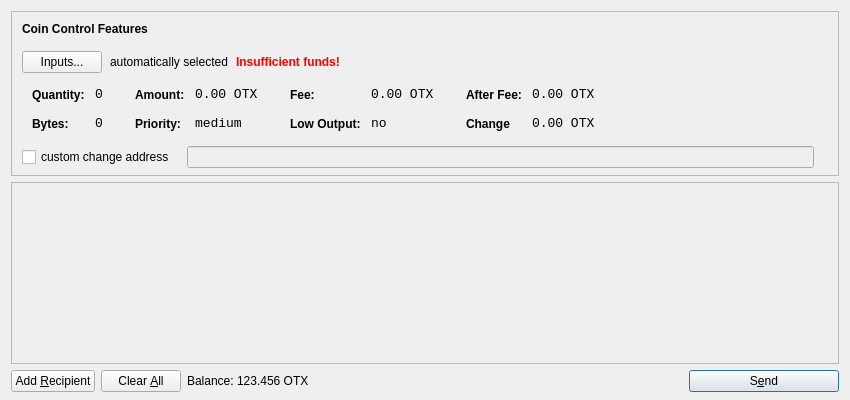
<?xml version="1.0" encoding="UTF-8"?>
<ui version="4.0">
 <class>SendCoinsDialog</class>
 <widget class="QDialog" name="SendCoinsDialog">
  <property name="geometry">
   <rect>
    <x>0</x>
    <y>0</y>
    <width>850</width>
    <height>400</height>
   </rect>
  </property>
  <property name="windowTitle">
   <string>Send Coins</string>
  </property>
  <layout class="QVBoxLayout" name="verticalLayout" stretch="0,1,0">
   <property name="bottomMargin">
    <number>8</number>
   </property>
   <item>
    <widget class="QFrame" name="frameCoinControl">
     <property name="sizePolicy">
      <sizepolicy hsizetype="Expanding" vsizetype="Expanding">
       <horstretch>0</horstretch>
       <verstretch>0</verstretch>
      </sizepolicy>
     </property>
     <property name="maximumSize">
      <size>
       <width>16777215</width>
       <height>16777215</height>
      </size>
     </property>
     <property name="frameShape">
      <enum>QFrame::StyledPanel</enum>
     </property>
     <property name="frameShadow">
      <enum>QFrame::Sunken</enum>
     </property>
     <layout class="QVBoxLayout" name="verticalLayoutCoinControl2">
      <property name="spacing">
       <number>-1</number>
      </property>
      <property name="leftMargin">
       <number>0</number>
      </property>
      <property name="topMargin">
       <number>0</number>
      </property>
      <property name="rightMargin">
       <number>0</number>
      </property>
      <property name="bottomMargin">
       <number>6</number>
      </property>
      <item>
       <layout class="QVBoxLayout" name="verticalLayoutCoinControl" stretch="0,0,0,0,1">
        <property name="spacing">
         <number>0</number>
        </property>
        <property name="leftMargin">
         <number>10</number>
        </property>
        <property name="topMargin">
         <number>10</number>
        </property>
        <item>
         <layout class="QHBoxLayout" name="horizontalLayoutCoinControl1">
          <property name="bottomMargin">
           <number>15</number>
          </property>
          <item>
           <widget class="QLabel" name="labelCoinControlFeatures">
            <property name="sizePolicy">
             <sizepolicy hsizetype="Preferred" vsizetype="Maximum">
              <horstretch>0</horstretch>
              <verstretch>0</verstretch>
             </sizepolicy>
            </property>
            <property name="font">
             <font>
              <weight>75</weight>
              <bold>true</bold>
             </font>
            </property>
            <property name="styleSheet">
             <string notr="true">font-weight:bold;</string>
            </property>
            <property name="text">
             <string>Coin Control Features</string>
            </property>
           </widget>
          </item>
         </layout>
        </item>
        <item>
         <layout class="QHBoxLayout" name="horizontalLayoutCoinControl2" stretch="0,0,0,0">
          <property name="spacing">
           <number>8</number>
          </property>
          <property name="bottomMargin">
           <number>10</number>
          </property>
          <item>
           <widget class="QPushButton" name="pushButtonCoinControl">
            <property name="styleSheet">
             <string notr="true"/>
            </property>
            <property name="text">
             <string>Inputs...</string>
            </property>
           </widget>
          </item>
          <item>
           <widget class="QLabel" name="labelCoinControlAutomaticallySelected">
            <property name="text">
             <string>automatically selected</string>
            </property>
            <property name="margin">
             <number>5</number>
            </property>
           </widget>
          </item>
          <item>
           <widget class="QLabel" name="labelCoinControlInsuffFunds">
            <property name="font">
             <font>
              <weight>75</weight>
              <bold>true</bold>
             </font>
            </property>
            <property name="styleSheet">
             <string notr="true">color:red;font-weight:bold;</string>
            </property>
            <property name="text">
             <string>Insufficient funds!</string>
            </property>
            <property name="margin">
             <number>5</number>
            </property>
           </widget>
          </item>
          <item>
           <spacer name="horizontalSpacerCoinControl">
            <property name="orientation">
             <enum>Qt::Horizontal</enum>
            </property>
            <property name="sizeHint" stdset="0">
             <size>
              <width>40</width>
              <height>1</height>
             </size>
            </property>
           </spacer>
          </item>
         </layout>
        </item>
        <item>
         <widget class="QWidget" name="widgetCoinControl" native="true">
          <property name="sizePolicy">
           <sizepolicy hsizetype="Preferred" vsizetype="Preferred">
            <horstretch>0</horstretch>
            <verstretch>0</verstretch>
           </sizepolicy>
          </property>
          <property name="minimumSize">
           <size>
            <width>0</width>
            <height>0</height>
           </size>
          </property>
          <property name="styleSheet">
           <string notr="true"/>
          </property>
          <layout class="QHBoxLayout" name="horizontalLayoutCoinControl5">
           <property name="margin">
            <number>0</number>
           </property>
           <item>
            <layout class="QHBoxLayout" name="horizontalLayoutCoinControl3" stretch="0,0,0,1">
             <property name="spacing">
              <number>20</number>
             </property>
             <property name="topMargin">
              <number>0</number>
             </property>
             <property name="bottomMargin">
              <number>10</number>
             </property>
             <item>
              <layout class="QFormLayout" name="formLayoutCoinControl1">
               <property name="horizontalSpacing">
                <number>10</number>
               </property>
               <property name="verticalSpacing">
                <number>14</number>
               </property>
               <property name="leftMargin">
                <number>10</number>
               </property>
               <property name="topMargin">
                <number>4</number>
               </property>
               <property name="rightMargin">
                <number>6</number>
               </property>
               <item row="0" column="0">
                <widget class="QLabel" name="labelCoinControlQuantityText">
                 <property name="styleSheet">
                  <string notr="true">font-weight:bold;</string>
                 </property>
                 <property name="text">
                  <string>Quantity:</string>
                 </property>
                 <property name="margin">
                  <number>0</number>
                 </property>
                </widget>
               </item>
               <item row="0" column="1">
                <widget class="QLabel" name="labelCoinControlQuantity">
                 <property name="font">
                  <font>
                   <family>Monospace</family>
                   <pointsize>10</pointsize>
                  </font>
                 </property>
                 <property name="cursor">
                  <cursorShape>IBeamCursor</cursorShape>
                 </property>
                 <property name="contextMenuPolicy">
                  <enum>Qt::ActionsContextMenu</enum>
                 </property>
                 <property name="text">
                  <string>0</string>
                 </property>
                 <property name="margin">
                  <number>0</number>
                 </property>
                 <property name="textInteractionFlags">
                  <set>Qt::LinksAccessibleByMouse|Qt::TextSelectableByKeyboard|Qt::TextSelectableByMouse</set>
                 </property>
                </widget>
               </item>
               <item row="1" column="0">
                <widget class="QLabel" name="labelCoinControlBytesText">
                 <property name="styleSheet">
                  <string notr="true">font-weight:bold;</string>
                 </property>
                 <property name="text">
                  <string>Bytes:</string>
                 </property>
                </widget>
               </item>
               <item row="1" column="1">
                <widget class="QLabel" name="labelCoinControlBytes">
                 <property name="font">
                  <font>
                   <family>Monospace</family>
                   <pointsize>10</pointsize>
                  </font>
                 </property>
                 <property name="cursor">
                  <cursorShape>IBeamCursor</cursorShape>
                 </property>
                 <property name="contextMenuPolicy">
                  <enum>Qt::ActionsContextMenu</enum>
                 </property>
                 <property name="text">
                  <string>0</string>
                 </property>
                 <property name="textInteractionFlags">
                  <set>Qt::LinksAccessibleByMouse|Qt::TextSelectableByKeyboard|Qt::TextSelectableByMouse</set>
                 </property>
                </widget>
               </item>
              </layout>
             </item>
             <item>
              <layout class="QFormLayout" name="formLayoutCoinControl2">
               <property name="horizontalSpacing">
                <number>10</number>
               </property>
               <property name="verticalSpacing">
                <number>14</number>
               </property>
               <property name="leftMargin">
                <number>6</number>
               </property>
               <property name="topMargin">
                <number>4</number>
               </property>
               <property name="rightMargin">
                <number>6</number>
               </property>
               <item row="0" column="0">
                <widget class="QLabel" name="labelCoinControlAmountText">
                 <property name="styleSheet">
                  <string notr="true">font-weight:bold;</string>
                 </property>
                 <property name="text">
                  <string>Amount:</string>
                 </property>
                 <property name="margin">
                  <number>0</number>
                 </property>
                </widget>
               </item>
               <item row="0" column="1">
                <widget class="QLabel" name="labelCoinControlAmount">
                 <property name="font">
                  <font>
                   <family>Monospace</family>
                   <pointsize>10</pointsize>
                  </font>
                 </property>
                 <property name="cursor">
                  <cursorShape>IBeamCursor</cursorShape>
                 </property>
                 <property name="contextMenuPolicy">
                  <enum>Qt::ActionsContextMenu</enum>
                 </property>
                 <property name="text">
                  <string>0.00 OTX</string>
                 </property>
                 <property name="textInteractionFlags">
                  <set>Qt::LinksAccessibleByMouse|Qt::TextSelectableByKeyboard|Qt::TextSelectableByMouse</set>
                 </property>
                </widget>
               </item>
               <item row="1" column="0">
                <widget class="QLabel" name="labelCoinControlPriorityText">
                 <property name="styleSheet">
                  <string notr="true">font-weight:bold;</string>
                 </property>
                 <property name="text">
                  <string>Priority:</string>
                 </property>
                </widget>
               </item>
               <item row="1" column="1">
                <widget class="QLabel" name="labelCoinControlPriority">
                 <property name="font">
                  <font>
                   <family>Monospace</family>
                   <pointsize>10</pointsize>
                  </font>
                 </property>
                 <property name="cursor">
                  <cursorShape>IBeamCursor</cursorShape>
                 </property>
                 <property name="contextMenuPolicy">
                  <enum>Qt::ActionsContextMenu</enum>
                 </property>
                 <property name="text">
                  <string>medium</string>
                 </property>
                 <property name="textInteractionFlags">
                  <set>Qt::LinksAccessibleByMouse|Qt::TextSelectableByKeyboard|Qt::TextSelectableByMouse</set>
                 </property>
                </widget>
               </item>
              </layout>
             </item>
             <item>
              <layout class="QFormLayout" name="formLayoutCoinControl3">
               <property name="horizontalSpacing">
                <number>10</number>
               </property>
               <property name="verticalSpacing">
                <number>14</number>
               </property>
               <property name="leftMargin">
                <number>6</number>
               </property>
               <property name="topMargin">
                <number>4</number>
               </property>
               <property name="rightMargin">
                <number>6</number>
               </property>
               <item row="0" column="0">
                <widget class="QLabel" name="labelCoinControlFeeText">
                 <property name="styleSheet">
                  <string notr="true">font-weight:bold;</string>
                 </property>
                 <property name="text">
                  <string>Fee:</string>
                 </property>
                 <property name="margin">
                  <number>0</number>
                 </property>
                </widget>
               </item>
               <item row="0" column="1">
                <widget class="QLabel" name="labelCoinControlFee">
                 <property name="font">
                  <font>
                   <family>Monospace</family>
                   <pointsize>10</pointsize>
                  </font>
                 </property>
                 <property name="cursor">
                  <cursorShape>IBeamCursor</cursorShape>
                 </property>
                 <property name="contextMenuPolicy">
                  <enum>Qt::ActionsContextMenu</enum>
                 </property>
                 <property name="text">
                  <string>0.00 OTX</string>
                 </property>
                 <property name="textInteractionFlags">
                  <set>Qt::LinksAccessibleByMouse|Qt::TextSelectableByKeyboard|Qt::TextSelectableByMouse</set>
                 </property>
                </widget>
               </item>
               <item row="1" column="0">
                <widget class="QLabel" name="labelCoinControlLowOutputText">
                 <property name="styleSheet">
                  <string notr="true">font-weight:bold;</string>
                 </property>
                 <property name="text">
                  <string>Low Output:</string>
                 </property>
                </widget>
               </item>
               <item row="1" column="1">
                <widget class="QLabel" name="labelCoinControlLowOutput">
                 <property name="font">
                  <font>
                   <family>Monospace</family>
                   <pointsize>10</pointsize>
                  </font>
                 </property>
                 <property name="cursor">
                  <cursorShape>IBeamCursor</cursorShape>
                 </property>
                 <property name="contextMenuPolicy">
                  <enum>Qt::ActionsContextMenu</enum>
                 </property>
                 <property name="text">
                  <string>no</string>
                 </property>
                 <property name="textInteractionFlags">
                  <set>Qt::LinksAccessibleByMouse|Qt::TextSelectableByKeyboard|Qt::TextSelectableByMouse</set>
                 </property>
                </widget>
               </item>
              </layout>
             </item>
             <item>
              <layout class="QFormLayout" name="formLayoutCoinControl4">
               <property name="horizontalSpacing">
                <number>10</number>
               </property>
               <property name="verticalSpacing">
                <number>14</number>
               </property>
               <property name="leftMargin">
                <number>6</number>
               </property>
               <property name="topMargin">
                <number>4</number>
               </property>
               <property name="rightMargin">
                <number>6</number>
               </property>
               <item row="0" column="0">
                <widget class="QLabel" name="labelCoinControlAfterFeeText">
                 <property name="styleSheet">
                  <string notr="true">font-weight:bold;</string>
                 </property>
                 <property name="text">
                  <string>After Fee:</string>
                 </property>
                 <property name="margin">
                  <number>0</number>
                 </property>
                </widget>
               </item>
               <item row="0" column="1">
                <widget class="QLabel" name="labelCoinControlAfterFee">
                 <property name="font">
                  <font>
                   <family>Monospace</family>
                   <pointsize>10</pointsize>
                  </font>
                 </property>
                 <property name="cursor">
                  <cursorShape>IBeamCursor</cursorShape>
                 </property>
                 <property name="contextMenuPolicy">
                  <enum>Qt::ActionsContextMenu</enum>
                 </property>
                 <property name="text">
                  <string>0.00 OTX</string>
                 </property>
                 <property name="textInteractionFlags">
                  <set>Qt::LinksAccessibleByMouse|Qt::TextSelectableByKeyboard|Qt::TextSelectableByMouse</set>
                 </property>
                </widget>
               </item>
               <item row="1" column="0">
                <widget class="QLabel" name="labelCoinControlChangeText">
                 <property name="styleSheet">
                  <string notr="true">font-weight:bold;</string>
                 </property>
                 <property name="text">
                  <string>Change</string>
                 </property>
                </widget>
               </item>
               <item row="1" column="1">
                <widget class="QLabel" name="labelCoinControlChange">
                 <property name="font">
                  <font>
                   <family>Monospace</family>
                   <pointsize>10</pointsize>
                  </font>
                 </property>
                 <property name="cursor">
                  <cursorShape>IBeamCursor</cursorShape>
                 </property>
                 <property name="contextMenuPolicy">
                  <enum>Qt::ActionsContextMenu</enum>
                 </property>
                 <property name="text">
                  <string>0.00 OTX</string>
                 </property>
                 <property name="textInteractionFlags">
                  <set>Qt::LinksAccessibleByMouse|Qt::TextSelectableByKeyboard|Qt::TextSelectableByMouse</set>
                 </property>
                </widget>
               </item>
              </layout>
             </item>
            </layout>
           </item>
          </layout>
         </widget>
        </item>
        <item>
         <layout class="QHBoxLayout" name="horizontalLayoutCoinControl4" stretch="0,0,0">
          <property name="spacing">
           <number>12</number>
          </property>
          <property name="sizeConstraint">
           <enum>QLayout::SetDefaultConstraint</enum>
          </property>
          <property name="topMargin">
           <number>5</number>
          </property>
          <property name="rightMargin">
           <number>5</number>
          </property>
          <item>
           <widget class="QCheckBox" name="checkBoxCoinControlChange">
            <property name="text">
             <string>custom change address</string>
            </property>
           </widget>
          </item>
          <item>
           <widget class="QLineEdit" name="lineEditCoinControlChange">
            <property name="enabled">
             <bool>false</bool>
            </property>
            <property name="sizePolicy">
             <sizepolicy hsizetype="Expanding" vsizetype="Fixed">
              <horstretch>0</horstretch>
              <verstretch>0</verstretch>
             </sizepolicy>
            </property>
           </widget>
          </item>
          <item>
           <widget class="QLabel" name="labelCoinControlChangeLabel">
            <property name="sizePolicy">
             <sizepolicy hsizetype="Preferred" vsizetype="Expanding">
              <horstretch>0</horstretch>
              <verstretch>0</verstretch>
             </sizepolicy>
            </property>
            <property name="minimumSize">
             <size>
              <width>0</width>
              <height>0</height>
             </size>
            </property>
            <property name="text">
             <string/>
            </property>
            <property name="margin">
             <number>3</number>
            </property>
           </widget>
          </item>
         </layout>
        </item>
        <item>
         <spacer name="verticalSpacerCoinControl">
          <property name="orientation">
           <enum>Qt::Vertical</enum>
          </property>
          <property name="sizeHint" stdset="0">
           <size>
            <width>800</width>
            <height>1</height>
           </size>
          </property>
         </spacer>
        </item>
       </layout>
      </item>
     </layout>
    </widget>
   </item>
   <item>
    <widget class="QScrollArea" name="scrollArea">
     <property name="widgetResizable">
      <bool>true</bool>
     </property>
     <widget class="QWidget" name="scrollAreaWidgetContents">
      <property name="geometry">
       <rect>
        <x>0</x>
        <y>0</y>
        <width>830</width>
        <height>165</height>
       </rect>
      </property>
      <layout class="QVBoxLayout" name="verticalLayout_2">
       <property name="margin">
        <number>0</number>
       </property>
       <item>
        <layout class="QVBoxLayout" name="entries">
         <property name="spacing">
          <number>6</number>
         </property>
        </layout>
       </item>
       <item>
        <spacer name="verticalSpacer">
         <property name="orientation">
          <enum>Qt::Vertical</enum>
         </property>
         <property name="sizeHint" stdset="0">
          <size>
           <width>20</width>
           <height>40</height>
          </size>
         </property>
        </spacer>
       </item>
      </layout>
     </widget>
    </widget>
   </item>
   <item>
    <layout class="QHBoxLayout" name="horizontalLayout">
     <item>
      <widget class="QPushButton" name="addButton">
       <property name="toolTip">
        <string>Send to multiple recipients at once</string>
       </property>
       <property name="text">
        <string>Add &amp;Recipient</string>
       </property>
       <property name="icon">
        <iconset resource="../bitcoin.qrc">
         <normaloff>:/icons/add</normaloff>:/icons/add</iconset>
       </property>
       <property name="autoDefault">
        <bool>false</bool>
       </property>
      </widget>
     </item>
     <item>
      <widget class="QPushButton" name="clearButton">
       <property name="sizePolicy">
        <sizepolicy hsizetype="Minimum" vsizetype="Fixed">
         <horstretch>0</horstretch>
         <verstretch>0</verstretch>
        </sizepolicy>
       </property>
       <property name="toolTip">
        <string>Remove all transaction fields</string>
       </property>
       <property name="text">
        <string>Clear &amp;All</string>
       </property>
       <property name="icon">
        <iconset resource="../bitcoin.qrc">
         <normaloff>:/icons/remove</normaloff>:/icons/remove</iconset>
       </property>
       <property name="autoRepeatDelay">
        <number>300</number>
       </property>
       <property name="autoDefault">
        <bool>false</bool>
       </property>
      </widget>
     </item>
     <item>
      <layout class="QHBoxLayout" name="horizontalLayout_2">
       <property name="spacing">
        <number>3</number>
       </property>
       <item>
        <widget class="QLabel" name="label">
         <property name="sizePolicy">
          <sizepolicy hsizetype="Preferred" vsizetype="Fixed">
           <horstretch>0</horstretch>
           <verstretch>0</verstretch>
          </sizepolicy>
         </property>
         <property name="text">
          <string>Balance:</string>
         </property>
        </widget>
       </item>
       <item>
        <widget class="QLabel" name="labelBalance">
         <property name="sizePolicy">
          <sizepolicy hsizetype="Preferred" vsizetype="Fixed">
           <horstretch>0</horstretch>
           <verstretch>0</verstretch>
          </sizepolicy>
         </property>
         <property name="cursor">
          <cursorShape>IBeamCursor</cursorShape>
         </property>
         <property name="text">
          <string>123.456 OTX</string>
         </property>
         <property name="textInteractionFlags">
          <set>Qt::LinksAccessibleByMouse|Qt::TextSelectableByKeyboard|Qt::TextSelectableByMouse</set>
         </property>
        </widget>
       </item>
      </layout>
     </item>
     <item>
      <spacer name="horizontalSpacer">
       <property name="orientation">
        <enum>Qt::Horizontal</enum>
       </property>
       <property name="sizeHint" stdset="0">
        <size>
         <width>40</width>
         <height>20</height>
        </size>
       </property>
      </spacer>
     </item>
     <item>
      <widget class="QPushButton" name="sendButton">
       <property name="minimumSize">
        <size>
         <width>150</width>
         <height>0</height>
        </size>
       </property>
       <property name="toolTip">
        <string>Confirm the send action</string>
       </property>
       <property name="text">
        <string>S&amp;end</string>
       </property>
       <property name="icon">
        <iconset resource="../bitcoin.qrc">
         <normaloff>:/icons/send</normaloff>:/icons/send</iconset>
       </property>
       <property name="default">
        <bool>true</bool>
       </property>
      </widget>
     </item>
    </layout>
   </item>
  </layout>
 </widget>
 <resources>
  <include location="../bitcoin.qrc"/>
 </resources>
 <connections/>
</ui>
